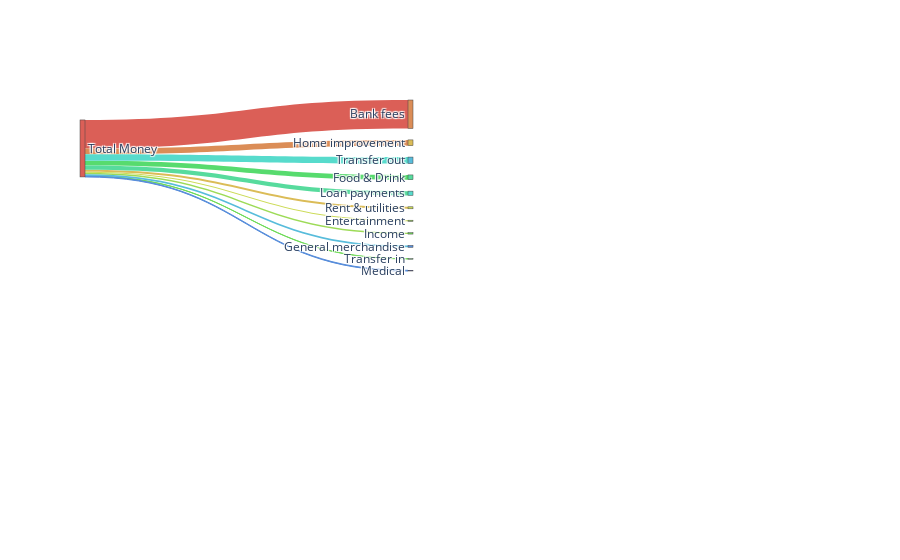

The notebook cell this image was saved under:
### Code cell
fig = go.Figure(data1)
fig.show()

### Figure 1 — Plotly figure (JSON) as saved in the notebook; plotly's stock layout.template omitted (floating-point values rounded to 4 significant figures)
{"data": [{"domain": {"x": [0, 0.45], "y": [0.55, 1]}, "link": {"color": ["#db5f57", "#db8d57", "#dbbc57", "#ccdb57", "#9ddb57", "#6edb57", "#57db6e", "#57db9d", "#57dbcc", "#57bcdb", "#578ddb", "#575edb", "#7e57db", "#ad57db", "#db57db", "#db57ac", "#db577e"], "source": [0, 0, 0, 0, 0, 0, 0, 0, 0, 0, 0, 0, 0, 0, 0, 0], "target": [1, 2, 3, 4, 5, 6, 7, 8, 9, 10, 11, 12, 13, 14, 15, 16], "value": [60000, 12140.0, 4244.0, 2339.0, 2855.0, 437.6, 10130.0, 8949.0, 13610.0, 3869.0, 1425.0]}, "node": {"color": ["#db5f57", "#db8d57", "#dbbc57", "#ccdb57", "#9ddb57", "#6edb57", "#57db6e", "#57db9d", "#57dbcc", "#57bcdb", "#578ddb", "#575edb", "#7e57db", "#ad57db", "#db57db", "#db57ac", "#db577e"], "label": ["Total Money", "Bank fees", "Home improvement", "Rent & utilities", "Entertainment", "Income", "Transfer in", "Food & Drink", "Loan payments", "Transfer out", "General merchandise", "Medical", "Transportation", "General services", "Personal care", "Travel", "Government & non-profit"], "pad": 15, "thickness": 5}, "type": "sankey"}], "layout": {}}
